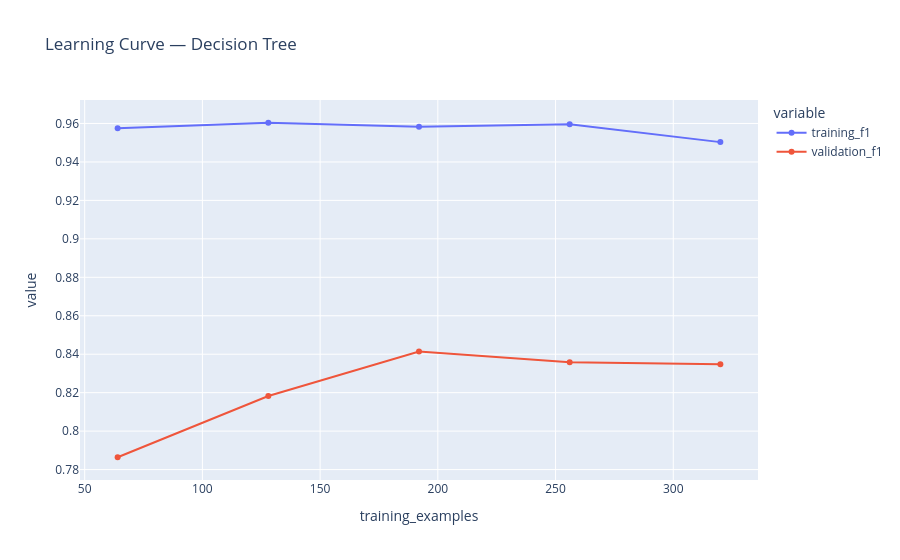

The cell this chart's notebook holds for it:
### Code cell
# plot Learning Curve

learning_figure = px.line(
    learning_curve_df,
    x="training_examples",
    y=[
        "training_f1",
        "validation_f1",
    ],
    markers=True,
    title=f"Learning Curve — {FINAL_MODEL_NAME}",
)

learning_figure.show()

learning_figure.write_html(
    CHART_DIR / "final_model_learning_curve.html"
)

### Figure 1 — Plotly figure (JSON) as saved in the notebook; plotly's stock layout.template omitted (floating-point values rounded to 4 significant figures)
{"data": [{"hovertemplate": "variable=training_f1<br>training_examples=%{x}<br>value=%{y}<extra></extra>", "legendgroup": "training_f1", "line": {"color": "#636efa", "dash": "solid"}, "marker": {"symbol": "circle"}, "mode": "lines+markers", "name": "training_f1", "orientation": "v", "showlegend": true, "type": "scatter", "x": [64, 128, 192, 256, 320], "xaxis": "x", "y": [0.9575, 0.9604, 0.9584, 0.9596, 0.9503], "yaxis": "y"}, {"hovertemplate": "variable=validation_f1<br>training_examples=%{x}<br>value=%{y}<extra></extra>", "legendgroup": "validation_f1", "line": {"color": "#EF553B", "dash": "solid"}, "marker": {"symbol": "circle"}, "mode": "lines+markers", "name": "validation_f1", "orientation": "v", "showlegend": true, "type": "scatter", "x": [64, 128, 192, 256, 320], "xaxis": "x", "y": [0.7864, 0.8182, 0.8414, 0.8358, 0.8348], "yaxis": "y"}], "layout": {"legend": {"title": {"text": "variable"}, "tracegroupgap": 0}, "title": {"text": "Learning Curve — Decision Tree"}, "xaxis": {"anchor": "y", "domain": [0, 1], "title": {"text": "training_examples"}}, "yaxis": {"anchor": "x", "domain": [0, 1], "title": {"text": "value"}}}}
